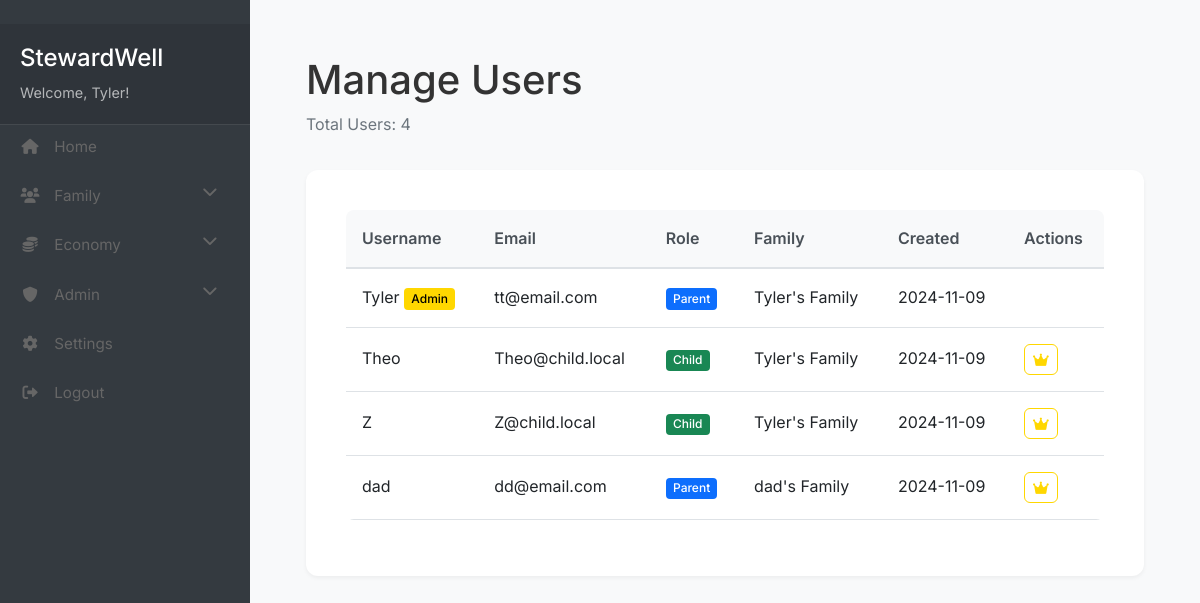
The app's page /admin/users (signed in) with its own data.
### app/models/user.py (models this page shows, shortened)
class User(db.Model, UserMixin):
    id = db.Column(db.Integer, primary_key=True)
    username = db.Column(db.String(64), unique=True, nullable=False)
    email = db.Column(db.String(120), unique=True, nullable=False)
    password_hash = db.Column(db.String(128), nullable=False)
    pin = db.Column(db.String(4))
    created_at = db.Column(db.DateTime, default=datetime.utcnow)
    is_superuser = db.Column(db.Boolean, default=False)
    is_parent = db.Column(db.Boolean, default=False)
    family_id = db.Column(db.Integer, db.ForeignKey('family.id'))
    parent_id = db.Column(db.Integer, db.ForeignKey('user.id'), nullable=True)
    children = db.relationship('User', backref=db.backref('parent', remote_side=[id]))
    coins = db.Column(db.Integer, default=0)
    family_points = db.Column(db.Integer, default=0)
    created_goal_categories = db.relationship('GoalCategory', back_populates='created_by')
    created_goals = db.relationship('Goal', back_populates='created_by')
    avatar = db.Column(db.String(50), default='fa-user-circle')

class Family(db.Model):
    __tablename__ = 'family'
    id = db.Column(db.Integer, primary_key=True)
    name = db.Column(db.String(100), nullable=False)
    family_code = db.Column(db.String(8), unique=True, nullable=False)
    created_at = db.Column(db.DateTime, nullable=False, default=datetime.utcnow)
    users = db.relationship('User', backref='family', lazy=True)
    chores = db.relationship('app.models.chore.Chore', backref='family', lazy=True)
    goal_categories = db.relationship('GoalCategory', back_populates='family', lazy=True)
    goals = db.relationship('Goal', back_populates='family', lazy=True)

### app/controllers/admin.py (the view)
@admin_bp.route('/users')
@login_required
@superuser_required
def manage_users():
    users = User.query.all()
    return render_template('admin/users.html', users=users)

### app/__init__.py (called while the page is built)
@login_manager.user_loader
def load_user(id):
    from app.models.user import User
    return User.query.get(int(id))

### app/controllers/admin.py (called while the page is built)
def superuser_required(f):
    @wraps(f)
    def decorated_function(*args, **kwargs):
        if not current_user.is_authenticated or not current_user.is_superuser:
            flash('You need to be a superuser to access this page.', 'danger')
            return redirect(url_for('main.index'))
        return f(*args, **kwargs)
    return decorated_function

### app/templates/admin/users.html (shortened to what this page needs)
{% extends "base.html" %}
{% block authenticated_content %}
<div class="content-container">
    <div class="page-header">
        <h1>Manage Users</h1>
        <p class="text-muted">Total Users: {{ users|length }}</p>
    </div>
    <div class="card">
        <div class="card-body">
            <div class="table-responsive">
                <table class="table table-hover">
                    <thead>
                        <tr>
                            <th>Username</th>
                            <th>Email</th>
                            <th>Role</th>
                            <th>Family</th>
                            <th>Created</th>
                            <th>Actions</th>
                        </tr>
                    </thead>
                    <tbody>
                        {% for user in users %}
                        <tr>
                            <td>
                                {{ user.username }}
                                {% if user.is_superuser %}
                                    <span class="badge bg-warning">Admin</span>
                                {% endif %}
                            </td>
                            <td>{{ user.email }}</td>
                            <td>
                                {% if user.is_parent %}
                                    <span class="badge bg-primary">Parent</span>
                                {% else %}
                                    <span class="badge bg-success">Child</span>
                                {% endif %}
                            </td>
                            <td>{{ user.family.name if user.family else 'No Family' }}</td>
                            <td>{{ user.created_at.strftime('%Y-%m-%d') }}</td>
                            <td>
                                <div class="btn-group">
                                    {% if user != current_user %}
                                        <form action="{{ url_for('admin.toggle_superuser', user_id=user.id) }}" method="POST" class="d-inline">
                                            <button type="submit" class="btn btn-sm {% if user.is_superuser %}btn-warning{% else %}btn-outline-warning{% endif %}"
                                                    title="Toggle admin status">
                                                <i class="fas fa-crown"></i>
                                            </button>
                                        </form>
                                    {% endif %}
                                </div>
                            </td>
                        </tr>
                        {% endfor %}
                    </tbody>
                </table>
            </div>
        </div>
    </div>
</div>
{% endblock %}

### app/templates/base.html (shortened to what this page needs)
<!DOCTYPE html>
<html lang="en">
<head>
    <link href="https://cdn.jsdelivr.net/npm/bootstrap@5.1.3/dist/css/bootstrap.min.css" rel="stylesheet">
    <link rel="stylesheet" href="https://cdnjs.cloudflare.com/ajax/libs/font-awesome/6.0.0/css/all.min.css">
    <link rel="stylesheet" href="{{ url_for('static', filename='css/style.css') }}">
</head>
<body>
    {% if current_user.is_authenticated %}
        <div class="app-wrapper">
            {% include 'partials/_sidebar.html' %}
            <main class="main-content">
                {% include 'partials/_flash_messages.html' %}
                {% block authenticated_content %}{% endblock %}
            </main>
        </div>
    {% else %}
        {% include 'partials/_navbar.html' %}
        <div class="container">
            {% include 'partials/_flash_messages.html' %}
            {% block content %}{% endblock %}
        </div>
    {% endif %}
</body>
</html>

### app/templates/partials/_sidebar.html (shortened to what this page needs)
<div class="sidebar">
    <div class="sidebar-header">
        <h3>StewardWell</h3>
        <p class="welcome-message">
            Welcome, {{ current_user.username }}!
        </p>
    </div>
    <ul class="nav flex-column">
        <li class="nav-item">
            <a class="nav-link" href="{{ url_for('main.index') }}">
                <i class="fas fa-home"></i> Home
            </a>
        </li>
        <li class="nav-item">
            <a class="nav-link collapsed" href="#familySubmenu"
               data-bs-toggle="collapse"
               aria-expanded="false">
                <i class="fas fa-users"></i> Family
                <i class="fas fa-chevron-down float-end"></i>
            </a>
        </li>
        {% set module_settings = current_user.family.module_settings|list if current_user.family else [] %}
        {% set economy_module = module_settings|selectattr('module_name', 'equalto', 'economy')|list %}
        {% set admin_module = module_settings|selectattr('module_name', 'equalto', 'admin')|list %}
        {% set economy_enabled = not economy_module or economy_module[0].is_enabled if economy_module else true %}
        {% set admin_enabled = current_user.is_superuser and (not admin_module or admin_module[0].is_enabled if admin_module else true) %}
        {% if economy_enabled %}
        <li class="nav-item">
            <a class="nav-link collapsed" href="#economySubmenu"
               data-bs-toggle="collapse"
               aria-expanded="false">
                <i class="fas fa-coins"></i> Economy
                <i class="fas fa-chevron-down float-end"></i>
            </a>
        </li>
        {% endif %}
        {% if admin_enabled %}
        <li class="nav-item">
            <a class="nav-link collapsed" href="#adminSubmenu"
               data-bs-toggle="collapse"
               aria-expanded="false">
                <i class="fas fa-shield-alt"></i> Admin
                <i class="fas fa-chevron-down float-end"></i>
            </a>
        </li>
        {% endif %}
        <li class="nav-item">
            {% if current_user.is_parent %}
            <a class="nav-link" href="{{ url_for('settings.profile') }}">
                <i class="fas fa-cog"></i> Settings
            </a>
            {% else %}
            <a class="nav-link" href="{{ url_for('settings.child_profile') }}">
                <i class="fas fa-cog"></i> My Profile
            </a>
            {% endif %}
        </li>
        <li class="nav-item mt-auto">
            <a class="nav-link" href="{{ url_for('auth.logout') }}">
                <i class="fas fa-sign-out-alt"></i> Logout
            </a>
        </li>
    </ul>
</div>

### app/templates/partials/_flash_messages.html (shortened to what this page needs)
<div class="toast-container position-fixed top-0 end-0 p-3">
</div>

### app/static/css/style.css (style rules this page uses)
:root { --primary-color: #4169E1; --secondary-color: #4CAF50; --background-color: #f8f9fa; --text-color: #333; --border-color: #e0e0e0; --shadow: 0 2px 4px rgba(0,0,0,0.05); }
body { background-color: var(--background-color); color: var(--text-color); font-family: 'Inter', -apple-system, BlinkMacSystemFont, sans-serif; line-height: 1.6; }
.btn { padding: 0.75rem 1.5rem; border-radius: 6px; font-size: 0.95rem; transition: all 0.2s ease; text-decoration: none; display: inline-block; }
.nav-link { color: #666 !important; font-size: 0.95rem; }
.card { background: white; padding: 1.5rem; border-radius: 12px; box-shadow: var(--shadow); border: none; }
.app-wrapper { display: flex; min-height: 100vh; }
.sidebar { width: 250px; background-color: var(--sidebar-bg, #2C3E7B); color: white; padding: 1.5rem 0; display: flex; flex-direction: column; position: fixed; height: 100vh; left: 0; top: 0; }
.main-content { flex: 1; margin-left: 250px; padding: 2rem; background-color: var(--background-color); }
.sidebar-header { padding: 0 1.5rem 1.5rem; border-bottom: 1px solid rgba(255, 255, 255, 0.1); }
.sidebar-header p { font-size: 0.9rem; opacity: 0.8; margin: 0; }
.content-container { padding: 1.5rem; }
.page-header { margin-bottom: 2rem; }
.page-header h1 { margin-bottom: 0.5rem; }
.table { background: white; border-radius: 8px; overflow: hidden; }
.table th { background-color: #f8f9fa; border-bottom: 2px solid #dee2e6; color: #495057; font-weight: 600; }
.table td, .table th { padding: 1rem; vertical-align: middle; }
.badge { padding: 0.4em 0.6em; font-size: 0.75em; font-weight: 500; }
.btn-group { display: flex; gap: 0.5rem; }
.btn-sm { padding: 0.25rem 0.5rem; font-size: 0.875rem; }
.badge.bg-warning { background-color: #ffd700 !important; color: #000; }
.btn-outline-warning { border-color: #ffd700; color: #ffd700; }
.toast-container { z-index: 1050; }

### app/templates/partials/_sidebar.html (style rules this page uses)
.sidebar { min-width: 250px; max-width: 250px; min-height: 100vh; background: #343a40; color: #fff; transition: all 0.3s; }
.sidebar .nav-link { color: rgba(255, 255, 255, 0.8); padding: 10px 20px; transition: all 0.3s; }
.sidebar .nav-link i { margin-right: 10px; width: 20px; text-align: center; }
.sidebar .nav-link .fa-chevron-down { transition: transform 0.3s; }
.sidebar-header { padding: 20px; background: rgba(0, 0, 0, 0.1); }
.sidebar-header h3 { margin: 0; font-size: 1.5rem; margin-bottom: 8px; }
.welcome-message { font-size: 0.9rem; margin: 0; color: rgba(255, 255, 255, 0.8); display: flex; justify-content: space-between; align-items: center; }
.sidebar .nav-item { margin-bottom: 5px; }

### records on screen
User: username "Tyler", is_superuser "Admin", email "tt@email.com", is_parent "Parent", family "Tyler's Family", created_at "2024-11-09"
User: username "Theo", email "Theo@child.local", is_parent "Child", family "Tyler's Family", created_at "2024-11-09"
User: username "Z", email "Z@child.local", is_parent "Child", family "Tyler's Family", created_at "2024-11-09"
User: username "dad", email "dd@email.com", is_parent "Parent", family "dad's Family", created_at "2024-11-09"

### other values on screen
{{ users|length }} "4"
